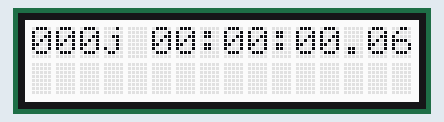
This program was run on a simulated Arduino Uno, built with avr-gcc and run on an emulated ATmega328P. On the bench: 16×2 character LCD.

Above: at 0.23 s.
At 5.09 s:
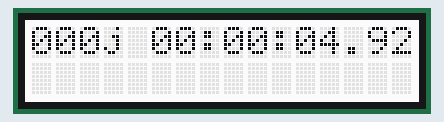
At 9.94 s:
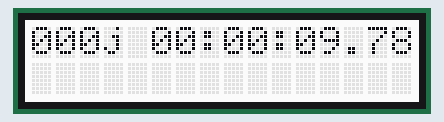
At 19.97 s:
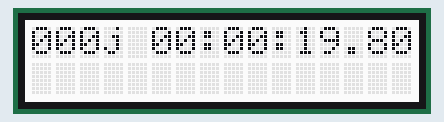
At 29.7 s:
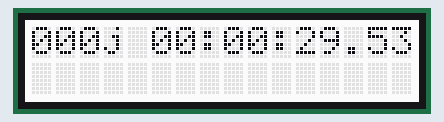
At 39.73 s:
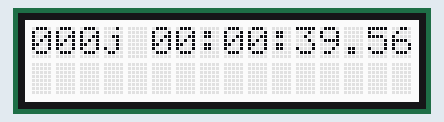

The program:

main.cpp
```cpp
#include <Arduino.h>
#include <rgb_lcd.h>

#define SECONDES_PAR_JOUR    86400
#define SECONDES_PAR_HEURE   3600
#define SECONDES_PAR_MINUTE  60
#define CENTIEME_PAR_SECONDE 100
#define LCD_NB_COLONNE       16
#define LCD_NB_LIGNE         2

rgb_lcd ecran;

void setup() {
    ecran.begin(LCD_NB_COLONNE, LCD_NB_LIGNE);
} // setup()

void loop() {
   char temps[17] = ""; // Longueur d'une ligne du LCD + un (0 pour fin de chaine)

   unsigned long lesMillis  = millis();
   unsigned long secondes   = lesMillis / 1000;
   unsigned long sec100     = lesMillis / 10 ;

   int jours    = secondes / SECONDES_PAR_JOUR;
   secondes     %= SECONDES_PAR_JOUR;
   byte heures  = secondes / SECONDES_PAR_HEURE;
   secondes     %= SECONDES_PAR_HEURE;
   byte minutes = secondes / SECONDES_PAR_MINUTE;
   secondes     %= SECONDES_PAR_MINUTE;
   sec100       %= CENTIEME_PAR_SECONDE;

   snprintf(temps, sizeof(temps), "%03dj %02d:%02d:%02lu.%02lu", jours, heures, minutes, secondes, sec100);
   ecran.setCursor(0,0);
   ecran.print(temps);

} // loop()
```
